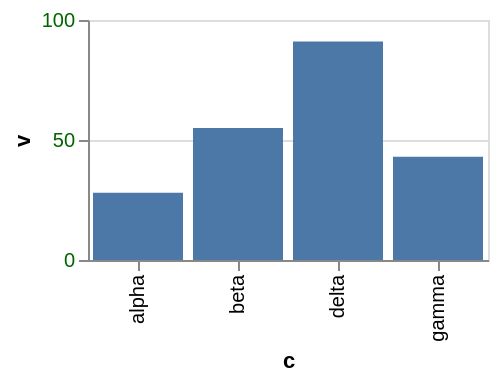

Describe this chart as a Vega-Lite specification.
### Vega-Lite specification from a JSON file in a GitHub repository (floating-point values rounded to 4 significant figures)
{"$schema": "https://vega.github.io/schema/vega-lite/v6.json", "width": 200, "height": 120, "data": {"values": [{"c": "alpha", "v": 28, "w": 3, "t": "2024-01-07"}, {"c": "beta", "v": 55, "w": 7, "t": "2024-03-19"}, {"c": "gamma", "v": 43, "w": 5, "t": "2024-06-02"}, {"c": "delta", "v": 91, "w": 9, "t": "2024-09-11"}]}, "mark": "bar", "encoding": {"x": {"field": "c", "type": "nominal"}, "y": {"field": "v", "type": "quantitative", "axis": {"labelColor": "darkgreen"}}}}
